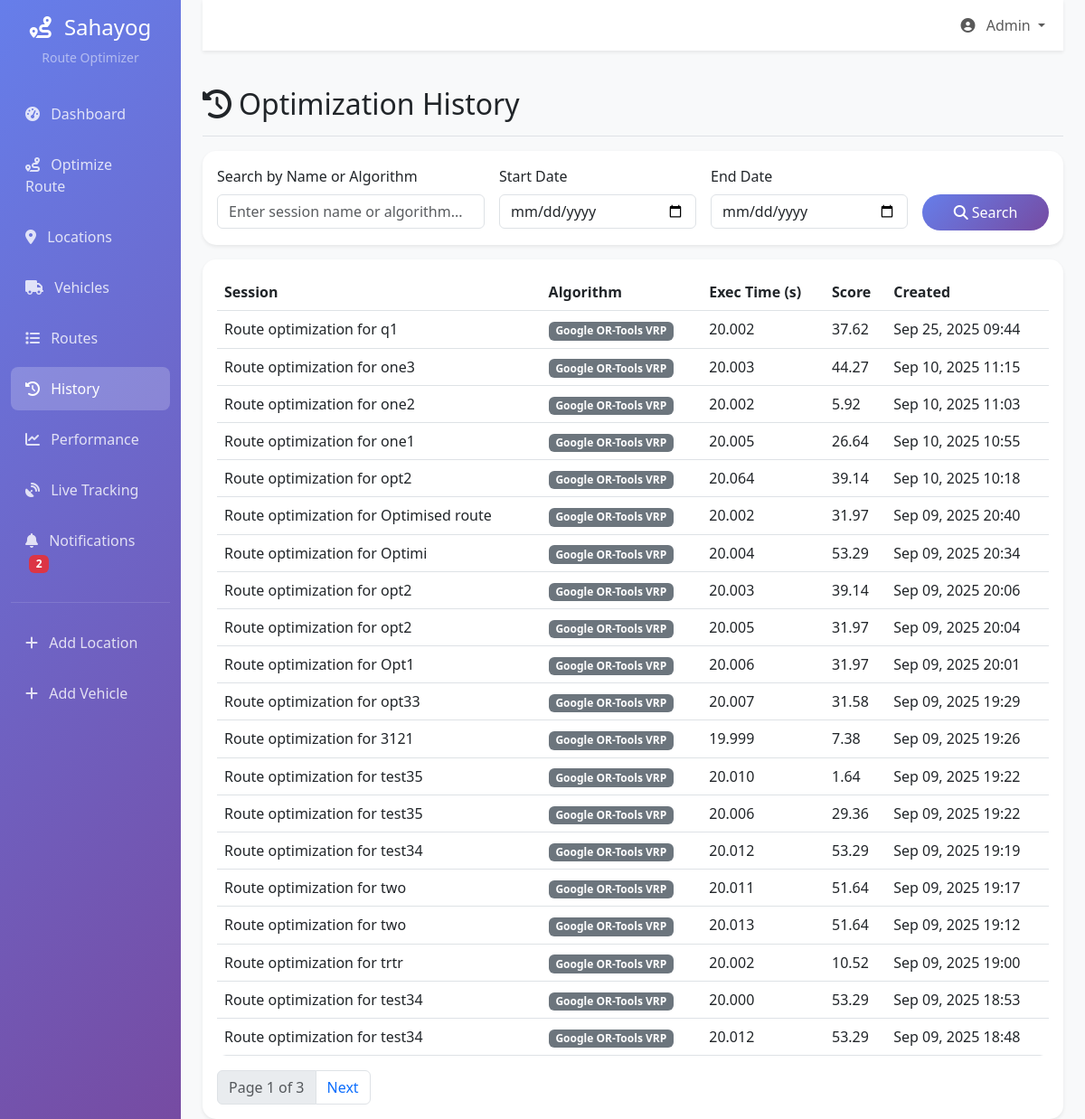
/route-optimizer/history/, run on an earlier commit of the app's database.
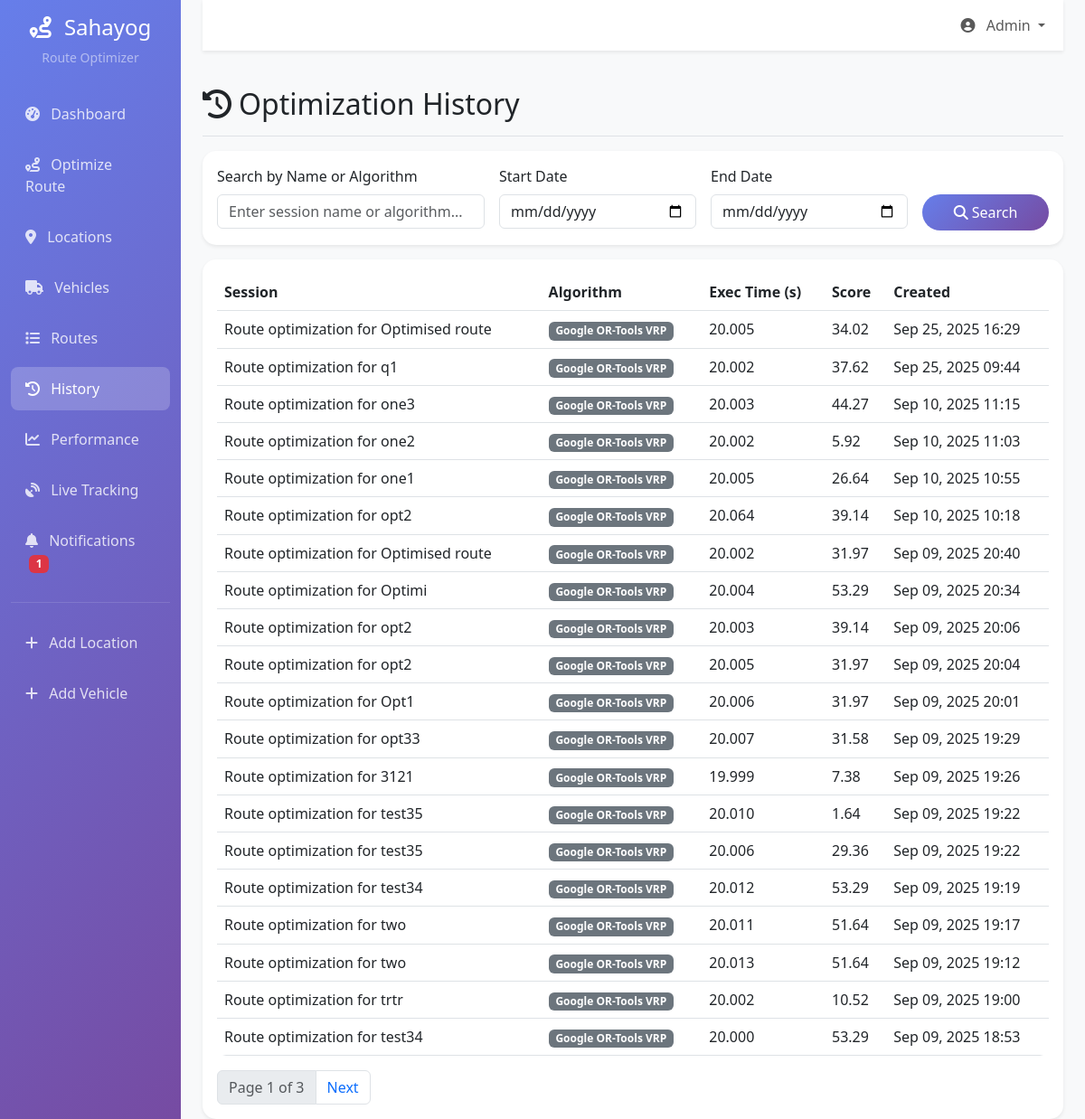
And on a later commit of the database.
### route_optimizer/models.py (models this page shows, shortened)
class RouteOptimizationSession(models.Model):
    session_name = models.CharField(max_length=200)
    algorithm_used = models.CharField(max_length=100)
    parameters = models.JSONField(default=dict)  # Store optimization parameters
    execution_time = models.DecimalField(
        max_digits=8,
        decimal_places=3,
        help_text="Execution time in seconds"
    )
    optimization_score = models.DecimalField(
        max_digits=5,
        decimal_places=2,
        help_text="Optimization quality score (0-100)"
    )
    created_at = models.DateTimeField(auto_now_add=True)
    class Meta:
        db_table = 'route_optimization_sessions'
        ordering = ['-created_at']

### route_optimizer/views.py (the view)
# urls.py: path('history/', views.optimization_history, name='optimization_history'),
def optimization_history(request):
    sessions_list = RouteOptimizationSession.objects.all().order_by('-created_at')
    search = request.GET.get('search', '').strip()
    start_date = request.GET.get('start', '').strip()
    end_date = request.GET.get('end', '').strip()
    if search:
        sessions_list = sessions_list.filter(Q(session_name__icontains=search) | Q(algorithm_used__icontains=search))
    if start_date:
        sessions_list = sessions_list.filter(created_at__date__gte=start_date)
    if end_date:
        sessions_list = sessions_list.filter(created_at__date__lte=end_date)
    paginator = Paginator(sessions_list, 20)
    page_number = request.GET.get('page')
    page_obj = paginator.get_page(page_number)
    context = {
        'page_obj': page_obj,
        'search': search,
        'start': start_date,
        'end': end_date,
    }
    return render(request, 'route_optimizer/optimization_history.html', context)

### route_optimizer/context_processors.py (called while the page is built)
def unread_notifications_count(request):
    try:
        count = Notification.objects.filter(is_read=False).count()
    except Exception:
        count = 0
    return {'unread_notifications_count': count}

### templates/route_optimizer/optimization_history.html (shortened to what this page needs)
{% extends 'base.html' %}
{% block content %}
<div class="d-flex justify-content-between align-items-center pt-3 pb-2 mb-3 border-bottom">
    <h1 class="h2"><i class="fas fa-history me-2"></i>Optimization History</h1>
</div>
<div class="card mb-3">
  <div class="card-body">
    <form method="get" class="row g-3">
      <div class="col-md-4">
        <label for="search" class="form-label">Search by Name or Algorithm</label>
        <input type="text" class="form-control" id="search" name="search" value="{{ search|default:'' }}" placeholder="Enter session name or algorithm...">
      </div>
      <div class="col-md-3">
        <label for="start_date" class="form-label">Start Date</label>
        <input type="date" class="form-control" id="start_date" name="start" value="{{ start|default:'' }}">
      </div>
      <div class="col-md-3">
        <label for="end_date" class="form-label">End Date</label>
        <input type="date" class="form-control" id="end_date" name="end" value="{{ end|default:'' }}">
      </div>
      <div class="col-md-2">
        <label class="form-label">&nbsp;</label>
        <div class="d-grid">
          <button type="submit" class="btn btn-primary">
            <i class="fas fa-search me-1"></i>Search
          </button>
        </div>
      </div>
    </form>
  </div>
</div>
<div class="card">
  <div class="card-body">
    {% if page_obj.object_list %}
    <div class="table-responsive">
      <table class="table table-hover">
        <thead>
          <tr>
            <th>Session</th><th>Algorithm</th><th>Exec Time (s)</th><th>Score</th><th>Created</th>
          </tr>
        </thead>
        <tbody>
        {% for s in page_obj.object_list %}
          <tr>
            <td>{{ s.session_name }}</td>
            <td><span class="badge bg-secondary">{{ s.algorithm_used }}</span></td>
            <td>{{ s.execution_time }}</td>
            <td>{{ s.optimization_score }}</td>
            <td>{{ s.created_at|date:"M d, Y H:i" }}</td>
          </tr>
        {% endfor %}
        </tbody>
      </table>
    </div>
    <nav>
      <ul class="pagination mb-0">
        <li class="page-item disabled"><span class="page-link">Page {{ page_obj.number }} of {{ page_obj.paginator.num_pages }}</span></li>
        {% if page_obj.has_next %}
          <li class="page-item"><a class="page-link" href="?page={{ page_obj.next_page_number }}&search={{ search|default:'' }}&start={{ start|default:'' }}&end={{ end|default:'' }}">Next</a></li>
        {% endif %}
      </ul>
    </nav>
    {% else %}
      <p class="mb-0 text-muted">No optimization history yet.</p>
    {% endif %}
  </div>
</div>
{% endblock %}

### templates/base.html (shortened to what this page needs)
<!DOCTYPE html>
<html lang="en">
<head>
    <link href="https://cdn.jsdelivr.net/npm/bootstrap@5.3.0/dist/css/bootstrap.min.css" rel="stylesheet">
    <link href="https://cdnjs.cloudflare.com/ajax/libs/font-awesome/6.4.0/css/all.min.css" rel="stylesheet">
    <link rel="stylesheet" href="https://unpkg.com/leaflet@1.9.4/dist/leaflet.css" />
</head>
<body>
    <div class="container-fluid">
        <div class="row">
            <nav class="col-md-3 col-lg-2 d-md-block sidebar collapse">
                <div class="position-sticky pt-3">
                    <div class="text-center mb-4">
                        <h4 class="text-white">
                            <i class="fas fa-route me-2"></i>
                            Sahayog
                        </h4>
                        <p class="text-white-50 small">Route Optimizer</p>
                    </div>
                    <ul class="nav flex-column">
                        <li class="nav-item">
                            <a class="nav-link {% if request.resolver_match.url_name == 'index' %}active{% endif %}"
                               href="{% url 'route_optimizer:index' %}">
                                <i class="fas fa-tachometer-alt me-2"></i>
                                Dashboard
                            </a>
                        </li>
                        <li class="nav-item">
                            <a class="nav-link {% if request.resolver_match.url_name == 'optimize_route' %}active{% endif %}"
                               href="{% url 'route_optimizer:optimize_route' %}">
                                <i class="fas fa-route me-2"></i>
                                Optimize Route
                            </a>
                        </li>
                        <li class="nav-item">
                            <a class="nav-link {% if request.resolver_match.url_name == 'locations' %}active{% endif %}"
                               href="{% url 'route_optimizer:locations' %}">
                                <i class="fas fa-map-marker-alt me-2"></i>
                                Locations
                            </a>
                        </li>
                        <li class="nav-item">
                            <a class="nav-link {% if request.resolver_match.url_name == 'vehicles' %}active{% endif %}"
                               href="{% url 'route_optimizer:vehicles' %}">
                                <i class="fas fa-truck me-2"></i>
                                Vehicles
                            </a>
                        </li>
                        <li class="nav-item">
                            <a class="nav-link {% if request.resolver_match.url_name == 'routes_list' %}active{% endif %}"
                               href="{% url 'route_optimizer:routes_list' %}">
                                <i class="fas fa-list me-2"></i>
                                Routes
                            </a>
                        </li>
                        <li class="nav-item">
                            <a class="nav-link {% if request.resolver_match.url_name == 'optimization_history' %}active{% endif %}"
                               href="{% url 'route_optimizer:optimization_history' %}">
                                <i class="fas fa-history me-2"></i>
                                History
                            </a>
                        </li>
                        <li class="nav-item">
                            <a class="nav-link {% if request.resolver_match.url_name == 'performance_dashboard' %}active{% endif %}"
                               href="{% url 'route_optimizer:performance_dashboard' %}">
                                <i class="fas fa-chart-line me-2"></i>
                                Performance
                            </a>
                        </li>
                        <li class="nav-item">
                            <a class="nav-link {% if request.resolver_match.url_name == 'real_time_tracking' %}active{% endif %}"
                               href="{% url 'route_optimizer:real_time_tracking' %}">
                                <i class="fas fa-satellite-dish me-2"></i>
                                Live Tracking
                            </a>
                        </li>
                        <li class="nav-item">
                            <a class="nav-link {% if request.resolver_match.url_name == 'notifications' %}active{% endif %}"
                               href="{% url 'route_optimizer:notifications' %}">
                                <i class="fas fa-bell me-2"></i>
                                Notifications
                                {% if unread_notifications_count > 0 %}
                                <span class="badge bg-danger ms-1" id="sidebar-unread-count">{{ unread_notifications_count }}</span>
                                {% else %}
                                <span class="badge bg-danger ms-1 d-none" id="sidebar-unread-count">0</span>
                                {% endif %}
                            </a>
                        </li>
                    </ul>
                    <hr class="text-white-50">
                    <ul class="nav flex-column">
                        <li class="nav-item">
                            <a class="nav-link" href="{% url 'route_optimizer:add_location' %}">
                                <i class="fas fa-plus me-2"></i>
                                Add Location
                            </a>
                        </li>
                        <li class="nav-item">
                            <a class="nav-link" href="{% url 'route_optimizer:add_vehicle' %}">
                                <i class="fas fa-plus me-2"></i>
                                Add Vehicle
                            </a>
                        </li>
                    </ul>
                </div>
            </nav>
            <main class="col-md-9 ms-sm-auto col-lg-10 px-md-4 main-content">
                <nav class="navbar navbar-expand-lg navbar-light bg-white shadow-sm mb-4">
                    <div class="container-fluid">
                        <div class="navbar-nav ms-auto">
                            <div class="nav-item dropdown">
                                <a class="nav-link dropdown-toggle" href="#" role="button" data-bs-toggle="dropdown">
                                    <i class="fas fa-user-circle me-2"></i>
                                    Admin
                                </a>
                            </div>
                        </div>
                    </div>
                </nav>
                {% block content %}{% endblock %}
            </main>
        </div>
    </div>
</body>
</html>

### templates/base.html (style rules this page uses)
.sidebar { min-height: 100vh; background: linear-gradient(135deg, #667eea 0%, #764ba2 100%); }
.sidebar .nav-link { color: rgba(255, 255, 255, 0.8); padding: 0.75rem 1rem; border-radius: 0.5rem; margin: 0.25rem 0; transition: all 0.3s ease; }
.sidebar .nav-link.active { background-color: rgba(255, 255, 255, 0.2); color: white; }
.main-content { background-color: #f8f9fa; min-height: 100vh; }
.card { border: none; border-radius: 15px; box-shadow: 0 0.125rem 0.25rem rgba(0, 0, 0, 0.075); transition: transform 0.2s ease; }
.btn-primary { background: linear-gradient(135deg, #667eea 0%, #764ba2 100%); border: none; border-radius: 25px; padding: 0.5rem 1.5rem; }
.table { border-radius: 10px; overflow: hidden; }

What changed in the data, as far as the page shows it:
no longer on this page (row unchanged): RouteOptimizationSession: session_name "Route optimization for test34", algorithm_used "Google OR-Tools VRP", execution_time "20.012", optimization_score "53.29", created_at "Sep 09, 2025 18:48"
added RouteOptimizationSession: session_name "Route optimization for Optimised route", algorithm_used "Google OR-Tools VRP", execution_time "20.005", optimization_score "34.02", created_at "Sep 25, 2025 16:29"
Also different on the page:
{{ unread_notifications_count }}: "2" → "1"
